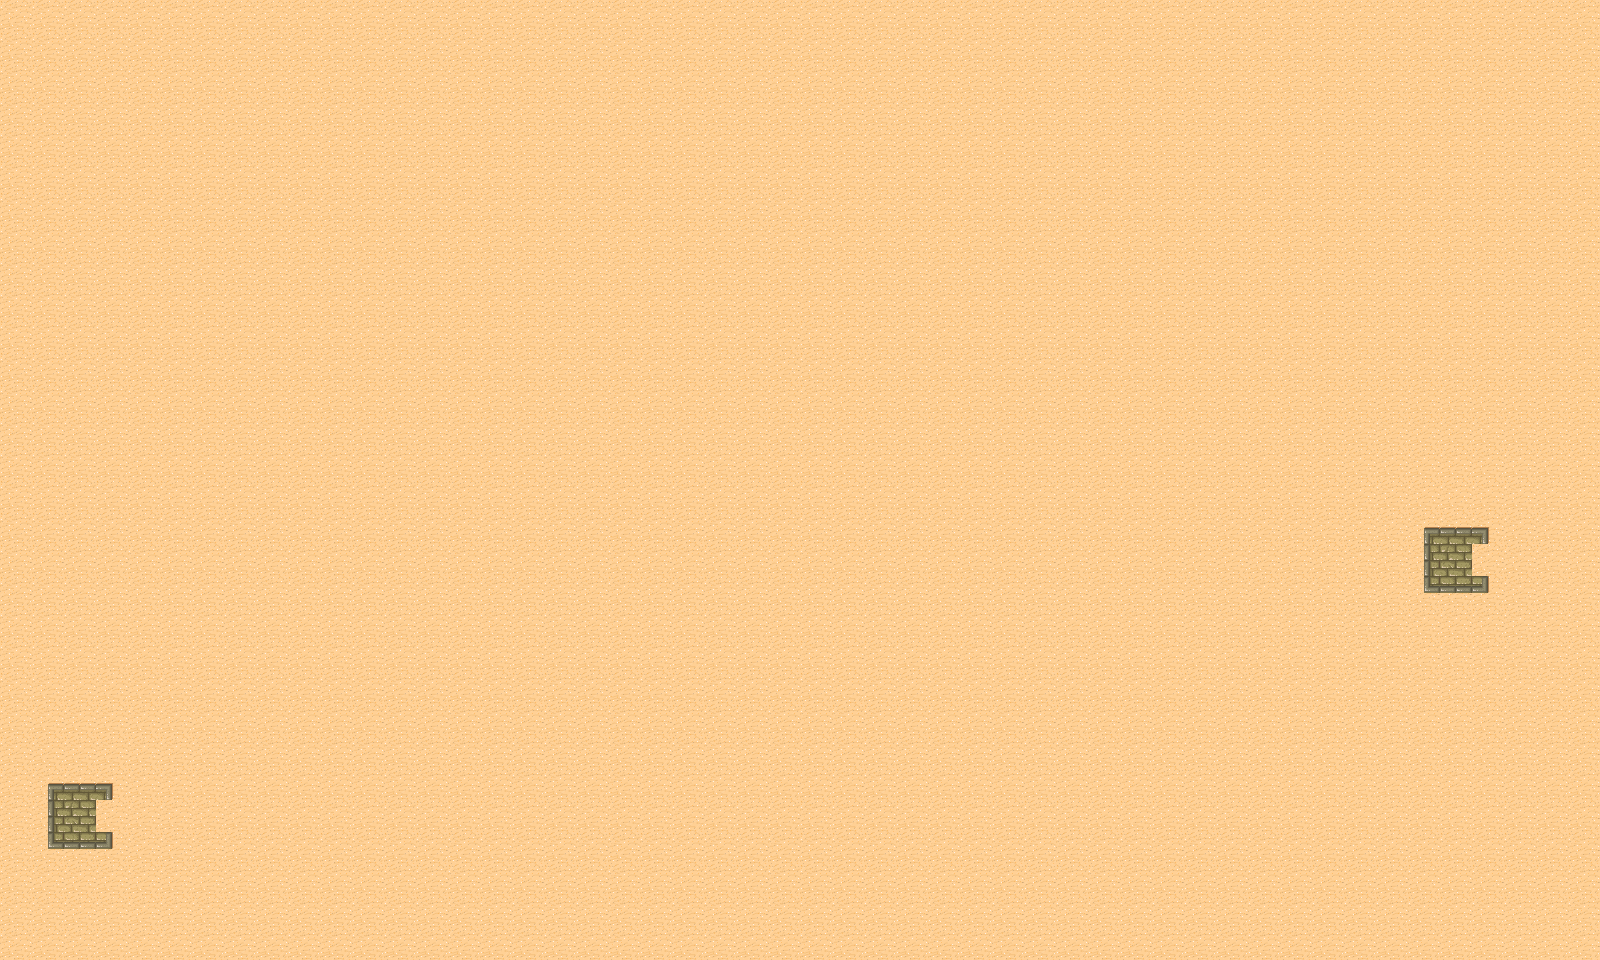

Tiled map render using the project's own tile images. Description and the map definition, with tile-layer contents summarised, below:
An orthogonal 50x30 tile map with 32x32 px tiles, 1 tile layer (background) and 1470 objects (1468x r, start, end).

<map version="1.0" orientation="orthogonal" width="50" height="30" tilewidth="32" tileheight="32">
 <tileset firstgid="1" name="map" tilewidth="32" tileheight="32" spacing="1" margin="1">
  <image source="map.png" width="265" height="199" />
 </tileset>
 <layer name="background" width="50" height="30">
  <data>[1500 cells, 1500 non-empty, 9 distinct tile ids]</data>
 </layer>
 <objectgroup name="object" width="50" height="30">
  <object name="r" x="-1" y="640" width="32" height="32">
   <properties>
    <property name="objectid" value="1" />
   </properties>
  </object>
  <object name="r" x="-1" y="96" width="32" height="32">
   <properties>
    <property name="objectid" value="1" />
   </properties>
  </object>
  <object name="r" x="-1" y="64" width="32" height="32">
   <properties>
    <property name="objectid" value="1" />
   </properties>
  </object>
  <object name="r" x="-1" y="160" width="32" height="32">
   <properties>
    <property name="objectid" value="1" />
   </properties>
  </object>
  <object name="r" x="-1" y="128" width="32" height="32">
   <properties>
    <property name="objectid" value="1" />
   </properties>
  </object>
  <object name="r" x="-1" y="33" width="32" height="32">
   <properties>
    <property name="objectid" value="1" />
   </properties>
  </object>
  <object name="r" x="-1" y="288" width="32" height="32">
   <properties>
    <property name="objectid" value="1" />
   </properties>
  </object>
  <object name="r" x="-1" y="320" width="32" height="32">
   <properties>
    <property name="objectid" value="1" />
   </properties>
  </object>
  <object name="r" x="-1" y="352" width="32" height="32">
   <properties>
    <property name="objectid" value="1" />
   </properties>
  </object>
  <object name="r" x="-1" y="255" width="32" height="32">
   <properties>
    <property name="objectid" value="1" />
   </properties>
  </object>
  <object name="r" x="-1" y="192" width="32" height="32">
   <properties>
    <property name="objectid" value="1" />
   </properties>
  </object>
  <object name="r" x="-1" y="481" width="32" height="32">
   <properties>
    <property name="objectid" value="1" />
   </properties>
  </object>
  <object name="r" x="-1" y="513" width="32" height="32">
   <properties>
    <property name="objectid" value="1" />
   </properties>
  </object>
  <object name="r" x="-1" y="545" width="32" height="32">
   <properties>
    <property name="objectid" value="1" />
   </properties>
  </object>
  <object name="r" x="-1" y="449" width="32" height="32">
   <properties>
    <property name="objectid" value="1" />
   </properties>
  </object>
  <object name="r" x="-1" y="384" width="32" height="32">
   <properties>
    <property name="objectid" value="1" />
   </properties>
  </object>
  <object name="r" x="-1" y="417" width="32" height="32">
   <properties>
    <property name="objectid" value="1" />
   </properties>
  </object>
  <object name="r" x="-1" y="609" width="32" height="32">
   <properties>
    <property name="objectid" value="1" />
   </properties>
  </object>
  <object name="r" x="-1" y="577" width="32" height="32">
   <properties>
    <property name="objectid" value="1" />
   </properties>
  </object>
  <object name="r" x="-1" y="224" width="32" height="32">
   <properties>
    <property name="objectid" value="1" />
   </properties>
  </object>
  <object name="r" x="-1" y="1" width="32" height="32">
   <properties>
    <property name="objectid" value="1" />
   </properties>
  </object>
  <object name="r" x="-1" y="672" width="32" height="32">
   <properties>
    <property name="objectid" value="1" />
   </properties>
  </object>
  <object name="r" x="-1" y="704" width="32" height="32">
   <properties>
    <property name="objectid" value="1" />
   </properties>
  </object>
  <object name="r" x="-1" y="736" width="32" height="32">
   <properties>
    <property name="objectid" value="1" />
   </properties>
  </object>
  <object name="r" x="-1" y="769" width="32" height="32">
   <properties>
    <property name="objectid" value="1" />
   </properties>
  </object>
  <object name="r" x="-1" y="801" width="32" height="32">
   <properties>
    <property name="objectid" value="1" />
   </properties>
  </object>
  <object name="r" x="-1" y="833" width="32" height="32">
   <properties>
    <property name="objectid" value="1" />
   </properties>
  </object>
  <object name="r" x="-1" y="865" width="32" height="32">
   <properties>
    <property name="objectid" value="1" />
   </properties>
  </object>
  <object name="r" x="-1" y="897" width="32" height="32">
   <properties>
    <property name="objectid" value="1" />
   </properties>
  </object>
  <object name="r" x="-1" y="930" width="32" height="32">
   <properties>
    <property name="objectid" value="1" />
   </properties>
  </object>
  <object name="r" x="31" y="833" width="32" height="32">
   <properties>
    <property name="objectid" value="1" />
   </properties>
  </object>
  <object name="r" x="31" y="288" width="32" height="32">
   <properties>
    <property name="objectid" value="1" />
   </properties>
  </object>
  <object name="r" x="31" y="96" width="32" height="32">
   <properties>
    <property name="objectid" value="1" />
   </properties>
  </object>
  <object name="r" x="31" y="640" width="32" height="32">
   <properties>
    <property name="objectid" value="1" />
   </properties>
  </object>
  <object name="r" x="31" y="160" width="32" height="32">
   <properties>
    <property name="objectid" value="1" />
   </properties>
  </object>
  <object name="r" x="31" y="704" width="32" height="32">
   <properties>
    <property name="objectid" value="1" />
   </properties>
  </object>
  <object name="r" x="31" y="352" width="32" height="32">
   <properties>
    <property name="objectid" value="1" />
   </properties>
  </object>
  <object name="r" x="31" y="736" width="32" height="32">
   <properties>
    <property name="objectid" value="1" />
   </properties>
  </object>
  <object name="r" x="31" y="192" width="32" height="32">
   <properties>
    <property name="objectid" value="1" />
   </properties>
  </object>
  <object name="r" x="31" y="865" width="32" height="32">
   <properties>
    <property name="objectid" value="1" />
   </properties>
  </object>
  <object name="r" x="31" y="609" width="32" height="32">
   <properties>
    <property name="objectid" value="1" />
   </properties>
  </object>
  <object name="r" x="31" y="224" width="32" height="32">
   <properties>
    <property name="objectid" value="1" />
   </properties>
  </object>
  <object name="r" x="31" y="128" width="32" height="32">
   <properties>
    <property name="objectid" value="1" />
   </properties>
  </object>
  <object name="r" x="31" y="255" width="32" height="32">
   <properties>
    <property name="objectid" value="1" />
   </properties>
  </object>
  <object name="r" x="31" y="769" width="32" height="32">
   <properties>
    <property name="objectid" value="1" />
   </properties>
  </object>
  <object name="r" x="31" y="545" width="32" height="32">
   <properties>
    <property name="objectid" value="1" />
   </properties>
  </object>
  <object name="r" x="31" y="801" width="32" height="32">
   <properties>
    <property name="objectid" value="1" />
   </properties>
  </object>
  <object name="r" x="31" y="513" width="32" height="32">
   <properties>
    <property name="objectid" value="1" />
   </properties>
  </object>
  <object name="r" x="31" y="320" width="32" height="32">
   <properties>
    <property name="objectid" value="1" />
   </properties>
  </object>
  </objectgroup>
</map>
<!-- 1421 of 1470 objects omitted -->
